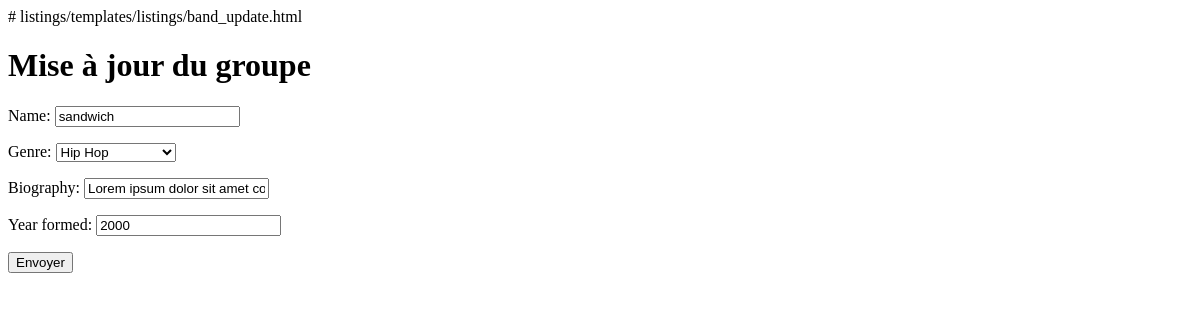
Page /bands/2/change/ on the earlier database version.
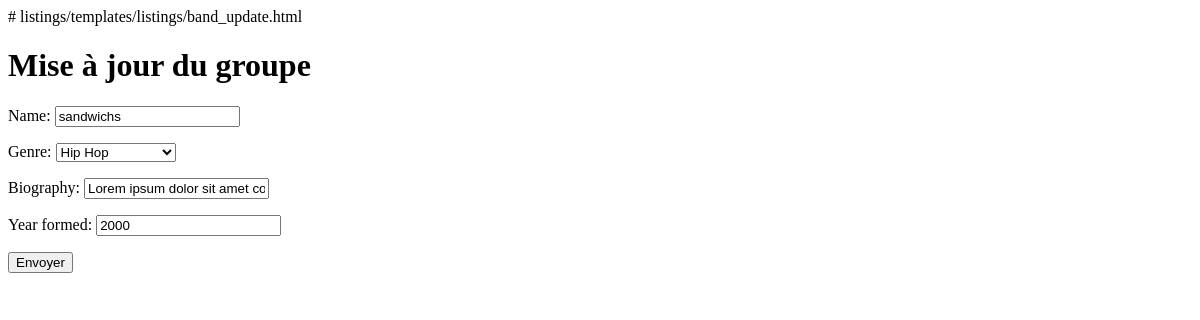
Same page on the later database version.
### listings/models.py (models this page shows, shortened)
class Band(models.Model):
    class Genre(models.TextChoices):
        HIP_HOP = 'HH'
        SYNTH_POP = 'SP'
        ALTERNATIVE_ROCK = 'AR'
    name = models.fields.CharField(max_length=100)
    genre = models.fields.CharField(choices=Genre.choices, max_length=5, null=True)
    biography = models.fields.CharField(max_length=1000)
    year_formed = models.fields.IntegerField(validators=[MinValueValidator(1900), MaxValueValidator(2021)], null=True)
    active = models.fields.BooleanField(default=True)
    official_homepage = models.fields.URLField(null=True, blank=True)

### listings/views.py (the view)
# urls.py: path('bands/<int:id>/change/', views.band_update, name='band-update'),
def band_update(request, id):
    band = Band.objects.get(id=id)
    if request.method == 'POST':
        form = BandForm(request.POST, instance=band)
        if form.is_valid():
            form.save()
            return redirect('band-detail', band.id)
    else:
        form = BandForm(instance=band)
    return render(request, 'listings/band_update.html', {'form': form})

### listings/forms.py
class BandForm(forms.ModelForm):
    class Meta:
        model = Band
        exclude = ('active', 'official_homepage')  # ajoutez cette ligne

### listings/templates/listings/band_update.html (shortened to what this page needs)
  <h1>Mise à jour du groupe</h1>
  <form action="" method="post">
    {{ form.as_p }}
    <input type="submit" value="Envoyer">
 </form>

Differences in the rows shown:
changed Band "Hip Hop": name "sandwich" → "sandwichs"
